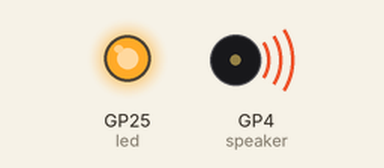
Recording of a program running on a simulated Raspberry Pi Pico running MicroPython. Parts: output pins drawn as LEDs (lit = HIGH), buzzer (waves = sounding). At 67.4 s the program stops and its outputs stay as they are.

Above: at 0.02 s.
At 2.5 s:
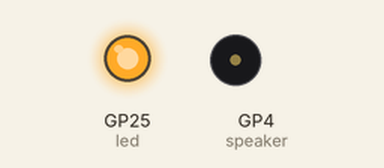
At 5.6 s:
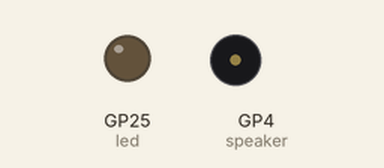
Timing chart, 0 to 7.8 s (numbered marks = the images above):
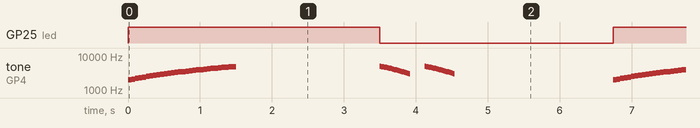

Measured:
- by itself, GP25 (led): alternates HIGH for 3.5 s and LOW for 3.2 s
- by itself, tone on GP4 (speaker): plays 2000 Hz for 0.05 s, 2100 Hz for 0.05 s, 2200 Hz for 0.05 s, 2300 Hz for 0.05 s, 2400 Hz for 0.05 s, 2500 Hz for 0.05 s … (720 notes in this stretch)

The program:

buzzer_play_sound_effect.py
```python
from time import sleep
from picozero import Speaker, LED
from random import randint

led = LED(25)

speaker = Speaker(4)

def win():
    for i in range(2000, 5000, 100):
        speaker.play(i, 0.05)
    pass
pass

def bird_chirp():
    for _ in range(2):
        for i in range(5000, 2999, -100):
            speaker.play(i, 0.02)
        sleep(0.2)
    pass
pass

for i in range( 10 ):
    led.on()
    win()
    sleep(2)

    led.off()
    bird_chirp()
    sleep(2)
pass

led.off()
```
